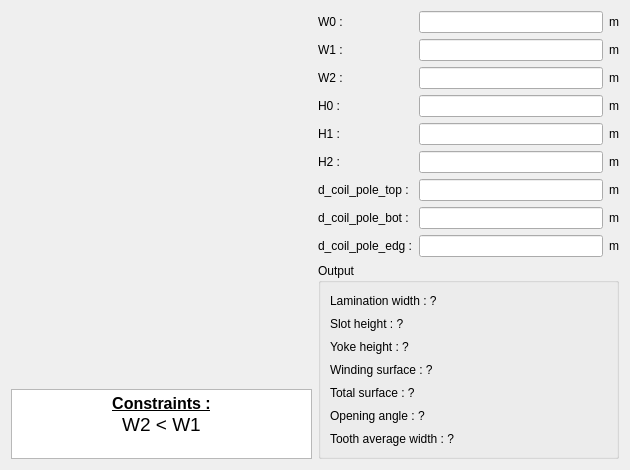
<?xml version="1.0" encoding="UTF-8"?>
<ui version="4.0">
 <class>PWSlot61</class>
 <widget class="QWidget" name="PWSlot61">
  <property name="geometry">
   <rect>
    <x>0</x>
    <y>0</y>
    <width>630</width>
    <height>470</height>
   </rect>
  </property>
  <property name="minimumSize">
   <size>
    <width>630</width>
    <height>470</height>
   </size>
  </property>
  <property name="maximumSize">
   <size>
    <width>16777215</width>
    <height>16777215</height>
   </size>
  </property>
  <property name="windowTitle">
   <string>Form</string>
  </property>
  <layout class="QHBoxLayout" name="horizontalLayout">
   <item>
    <layout class="QVBoxLayout" name="verticalLayout_2">
     <item>
      <widget class="QLabel" name="img_slot">
       <property name="sizePolicy">
        <sizepolicy hsizetype="Expanding" vsizetype="Expanding">
         <horstretch>0</horstretch>
         <verstretch>0</verstretch>
        </sizepolicy>
       </property>
       <property name="maximumSize">
        <size>
         <width>16777215</width>
         <height>16777215</height>
        </size>
       </property>
       <property name="text">
        <string/>
       </property>
       <property name="pixmap">
        <pixmap resource="../../../../Resources/pyleecan.qrc">:/images/images/MachineSetup/WSlot/Slot_61.PNG</pixmap>
       </property>
       <property name="scaledContents">
        <bool>true</bool>
       </property>
      </widget>
     </item>
     <item>
      <widget class="QTextEdit" name="txt_constraint">
       <property name="sizePolicy">
        <sizepolicy hsizetype="Expanding" vsizetype="Fixed">
         <horstretch>0</horstretch>
         <verstretch>0</verstretch>
        </sizepolicy>
       </property>
       <property name="maximumSize">
        <size>
         <width>16777215</width>
         <height>70</height>
        </size>
       </property>
       <property name="verticalScrollBarPolicy">
        <enum>Qt::ScrollBarAlwaysOff</enum>
       </property>
       <property name="html">
        <string>&lt;!DOCTYPE HTML PUBLIC &quot;-//W3C//DTD HTML 4.0//EN&quot; &quot;http://www.w3.org/TR/REC-html40/strict.dtd&quot;&gt;
&lt;html&gt;&lt;head&gt;&lt;meta name=&quot;qrichtext&quot; content=&quot;1&quot; /&gt;&lt;style type=&quot;text/css&quot;&gt;
p, li { white-space: pre-wrap; }
&lt;/style&gt;&lt;/head&gt;&lt;body style=&quot; font-family:'MS Shell Dlg 2'; font-size:7.8pt; font-weight:400; font-style:normal;&quot;&gt;
&lt;p align=&quot;center&quot; style=&quot; margin-top:0px; margin-bottom:0px; margin-left:0px; margin-right:0px; -qt-block-indent:0; text-indent:0px;&quot;&gt;&lt;span style=&quot; font-size:12pt; font-weight:600; text-decoration: underline;&quot;&gt;Constraints :&lt;/span&gt;&lt;/p&gt;
&lt;p align=&quot;center&quot; style=&quot; margin-top:0px; margin-bottom:0px; margin-left:0px; margin-right:0px; -qt-block-indent:0; text-indent:0px;&quot;&gt;&lt;span style=&quot; font-size:14pt;&quot;&gt;W2 &amp;lt; W1&lt;/span&gt;&lt;/p&gt;&lt;/body&gt;&lt;/html&gt;</string>
       </property>
       <property name="textInteractionFlags">
        <set>Qt::TextSelectableByKeyboard|Qt::TextSelectableByMouse</set>
       </property>
      </widget>
     </item>
    </layout>
   </item>
   <item>
    <layout class="QVBoxLayout" name="verticalLayout">
     <item>
      <layout class="QGridLayout" name="gridLayout">
       <item row="0" column="0">
        <widget class="QLabel" name="in_W0">
         <property name="text">
          <string>W0 :</string>
         </property>
        </widget>
       </item>
       <item row="0" column="1">
        <widget class="FloatEdit" name="lf_W0"/>
       </item>
       <item row="0" column="2">
        <widget class="QLabel" name="unit_W0">
         <property name="text">
          <string>m</string>
         </property>
        </widget>
       </item>
       <item row="1" column="0">
        <widget class="QLabel" name="in_W1">
         <property name="text">
          <string>W1 :</string>
         </property>
        </widget>
       </item>
       <item row="1" column="1">
        <widget class="FloatEdit" name="lf_W1"/>
       </item>
       <item row="1" column="2">
        <widget class="QLabel" name="unit_W1">
         <property name="text">
          <string>m</string>
         </property>
        </widget>
       </item>
       <item row="2" column="0">
        <widget class="QLabel" name="in_W2">
         <property name="text">
          <string>W2 :</string>
         </property>
        </widget>
       </item>
       <item row="2" column="1">
        <widget class="FloatEdit" name="lf_W2"/>
       </item>
       <item row="2" column="2">
        <widget class="QLabel" name="unit_W2">
         <property name="text">
          <string>m</string>
         </property>
        </widget>
       </item>
       <item row="3" column="0">
        <widget class="QLabel" name="in_H0">
         <property name="text">
          <string>H0 :</string>
         </property>
        </widget>
       </item>
       <item row="3" column="1">
        <widget class="FloatEdit" name="lf_H0"/>
       </item>
       <item row="3" column="2">
        <widget class="QLabel" name="unit_H0">
         <property name="text">
          <string>m</string>
         </property>
        </widget>
       </item>
       <item row="4" column="0">
        <widget class="QLabel" name="in_H1">
         <property name="text">
          <string>H1 :</string>
         </property>
        </widget>
       </item>
       <item row="4" column="1">
        <widget class="FloatEdit" name="lf_H1"/>
       </item>
       <item row="4" column="2">
        <widget class="QLabel" name="unit_H1">
         <property name="text">
          <string>m</string>
         </property>
        </widget>
       </item>
       <item row="5" column="0">
        <widget class="QLabel" name="in_H2">
         <property name="text">
          <string>H2 :</string>
         </property>
        </widget>
       </item>
       <item row="5" column="1">
        <widget class="FloatEdit" name="lf_H2"/>
       </item>
       <item row="5" column="2">
        <widget class="QLabel" name="unit_H2">
         <property name="text">
          <string>m</string>
         </property>
        </widget>
       </item>
       <item row="6" column="0">
        <widget class="QLabel" name="in_H3">
         <property name="text">
          <string>d_coil_pole_top :</string>
         </property>
        </widget>
       </item>
       <item row="6" column="1">
        <widget class="FloatEdit" name="lf_H3"/>
       </item>
       <item row="6" column="2">
        <widget class="QLabel" name="unit_H3">
         <property name="text">
          <string>m</string>
         </property>
        </widget>
       </item>
       <item row="7" column="0">
        <widget class="QLabel" name="in_H4">
         <property name="text">
          <string>d_coil_pole_bot :</string>
         </property>
        </widget>
       </item>
       <item row="7" column="1">
        <widget class="FloatEdit" name="lf_H4"/>
       </item>
       <item row="7" column="2">
        <widget class="QLabel" name="unit_H4">
         <property name="text">
          <string>m</string>
         </property>
        </widget>
       </item>
       <item row="8" column="0">
        <widget class="QLabel" name="in_W3">
         <property name="text">
          <string>d_coil_pole_edg :</string>
         </property>
        </widget>
       </item>
       <item row="8" column="1">
        <widget class="FloatEdit" name="lf_W3"/>
       </item>
       <item row="8" column="2">
        <widget class="QLabel" name="unit_W3">
         <property name="text">
          <string>m</string>
         </property>
        </widget>
       </item>
      </layout>
     </item>
     <item>
      <widget class="QGroupBox" name="g_output">
       <property name="minimumSize">
        <size>
         <width>200</width>
         <height>0</height>
        </size>
       </property>
       <property name="title">
        <string>Output</string>
       </property>
       <layout class="QVBoxLayout" name="verticalLayout_3">
        <item>
         <widget class="QLabel" name="out_Wlam">
          <property name="text">
           <string>Lamination width : ?</string>
          </property>
         </widget>
        </item>
        <item>
         <widget class="QLabel" name="out_slot_height">
          <property name="text">
           <string>Slot height : ?</string>
          </property>
         </widget>
        </item>
        <item>
         <widget class="QLabel" name="out_yoke_height">
          <property name="text">
           <string>Yoke height : ?</string>
          </property>
         </widget>
        </item>
        <item>
         <widget class="QLabel" name="out_wind_surface">
          <property name="text">
           <string>Winding surface : ?</string>
          </property>
         </widget>
        </item>
        <item>
         <widget class="QLabel" name="out_tot_surface">
          <property name="text">
           <string>Total surface : ?</string>
          </property>
         </widget>
        </item>
        <item>
         <widget class="QLabel" name="out_op_angle">
          <property name="text">
           <string>Opening angle : ?</string>
          </property>
         </widget>
        </item>
        <item>
         <widget class="QLabel" name="out_tooth_width">
          <property name="text">
           <string>Tooth average width : ?</string>
          </property>
         </widget>
        </item>
       </layout>
      </widget>
     </item>
    </layout>
   </item>
  </layout>
 </widget>
 <customwidgets>
  <customwidget>
   <class>FloatEdit</class>
   <extends>QLineEdit</extends>
   <header>pyleecan.GUI/Tools/FloatEdit.h</header>
  </customwidget>
 </customwidgets>
 <tabstops>
  <tabstop>lf_W0</tabstop>
  <tabstop>lf_W1</tabstop>
  <tabstop>lf_W2</tabstop>
  <tabstop>lf_H0</tabstop>
  <tabstop>lf_H1</tabstop>
  <tabstop>lf_H2</tabstop>
  <tabstop>txt_constraint</tabstop>
 </tabstops>
 <resources>
  <include location="../../../../Resources/pyleecan.qrc"/>
  <include location="../../../../Resources/pyleecan.qrc"/>
 </resources>
 <connections/>
</ui>
